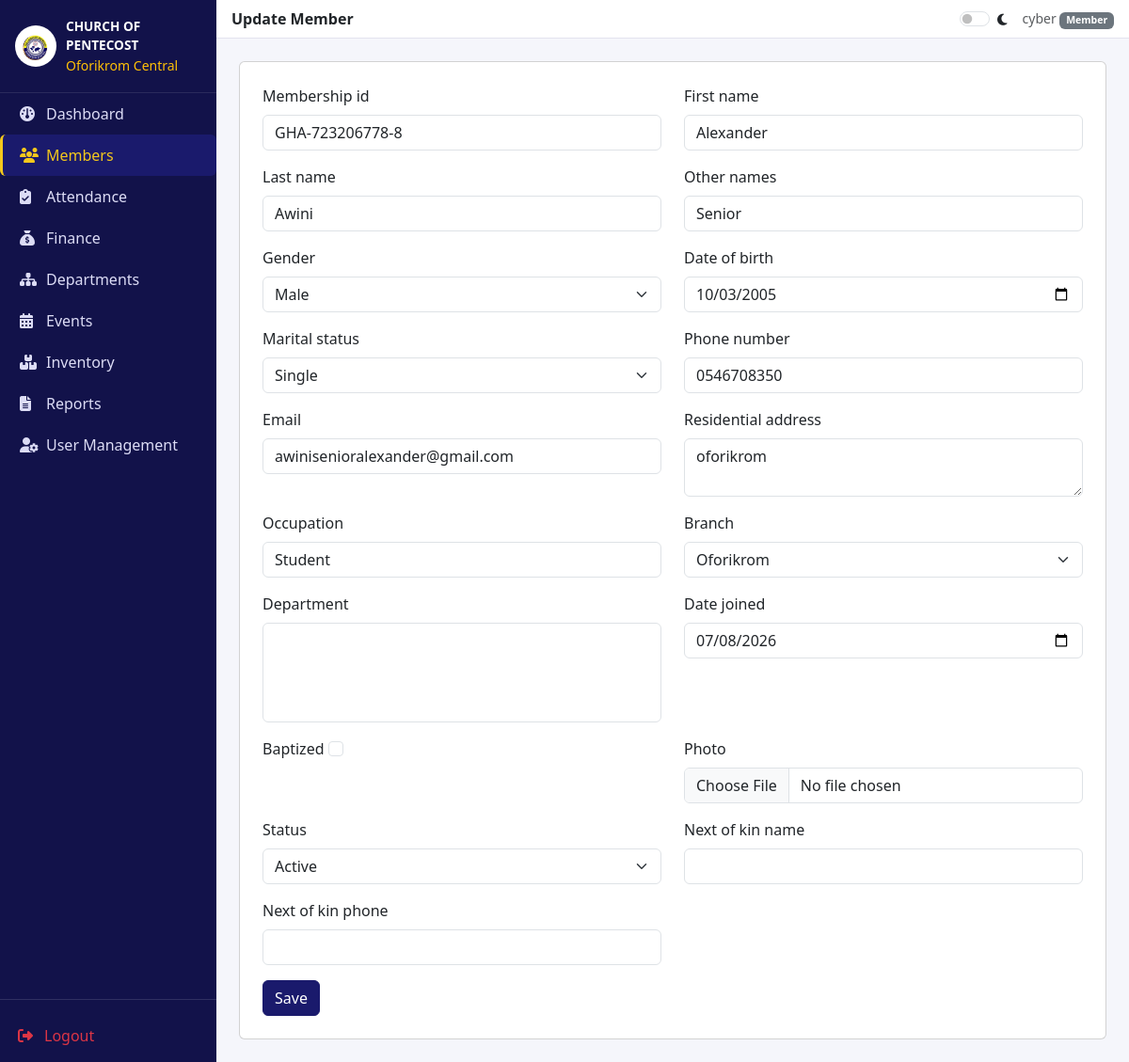
Page /members/1/edit/ (signed in) on the committed database.
### backend/accounts/models.py (models this page shows, shortened)
class User(AbstractUser):
    class Role(models.TextChoices):
        ADMIN = "ADMIN", "Administrator"
        PASTOR = "PASTOR", "Pastor"
        SECRETARY = "SECRETARY", "Secretary"
        FINANCE_OFFICER = "FINANCE_OFFICER", "Finance Officer"
        MEMBER = "MEMBER", "Member"
    role = models.CharField(max_length=20, choices=Role.choices, default=Role.MEMBER)
    branch = models.ForeignKey(Branch, on_delete=models.SET_NULL, null=True, blank=True, related_name="users")
    phone_number = models.CharField(max_length=20, blank=True)
    profile_photo = models.ImageField(upload_to="profile_photos/", blank=True, null=True)
    dark_mode_enabled = models.BooleanField(default=False)
    def is_admin(self):
        return self.role == self.Role.ADMIN or self.is_superuser

### backend/members/models.py (models this page shows, shortened)
class Member(models.Model):
    class Gender(models.TextChoices):
        MALE = "M", "Male"
        FEMALE = "F", "Female"
    class MaritalStatus(models.TextChoices):
        SINGLE = "SINGLE", "Single"
        MARRIED = "MARRIED", "Married"
        DIVORCED = "DIVORCED", "Divorced"
        WIDOWED = "WIDOWED", "Widowed"
    class Status(models.TextChoices):
        ACTIVE = "ACTIVE", "Active"
        INACTIVE = "INACTIVE", "Inactive"
        TRANSFERRED = "TRANSFERRED", "Transferred"
    membership_id = models.CharField(max_length=20, unique=True)
    first_name = models.CharField(max_length=100)
    last_name = models.CharField(max_length=100)
    other_names = models.CharField(max_length=100, blank=True)
    gender = models.CharField(max_length=1, choices=Gender.choices)
    date_of_birth = models.DateField(null=True, blank=True)
    marital_status = models.CharField(max_length=10, choices=MaritalStatus.choices, blank=True)
    phone_number = models.CharField(max_length=20, blank=True)
    email = models.EmailField(blank=True)
    residential_address = models.TextField(blank=True)
    occupation = models.CharField(max_length=100, blank=True)
    branch = models.ForeignKey(Branch, on_delete=models.CASCADE, related_name="members")
    department = models.ManyToManyField(Department, blank=True, related_name="members")
    date_joined = models.DateField(auto_now_add=False, null=True, blank=True)
    baptized = models.BooleanField(default=False)
    photo = models.ImageField(upload_to="member_photos/", blank=True, null=True)
    qr_code = models.ImageField(upload_to="qr_codes/", blank=True, null=True)
    status = models.CharField(max_length=15, choices=Status.choices, default=Status.ACTIVE)
    next_of_kin_name = models.CharField(max_length=150, blank=True)
    next_of_kin_phone = models.CharField(max_length=20, blank=True)
    created_at = models.DateTimeField(auto_now_add=True)
    updated_at = models.DateTimeField(auto_now=True)
    class Meta:
        ordering = ["last_name", "first_name"]

### backend/members/views.py (the view)
# urls.py: path('<int:pk>/edit/', views.member_update, name='update'),
@staff_required
def member_update(request, pk):
    member = get_object_or_404(Member, pk=pk)
    form = MemberForm(request.POST or None, request.FILES or None, instance=member)
    if request.method == "POST" and form.is_valid():
        form.save()
        messages.success(request, "Member information updated.")
        return redirect('members:detail', pk=member.pk)
    return render(request, "members/member_form.html", {"form": form, "title": "Update Member"})

### backend/accounts/models.py (called while the page is built)
    def __str__(self):
        return self.name

### templates/members/member_form.html (shortened to what this page needs)
{% extends "base/dashboard_base.html" %}
{% block page_title %}{{ title }}{% endblock %}
{% block content %}
<div class="card p-4">
  <form method="post" enctype="multipart/form-data">
    <div class="row">
      {% for field in form %}
      <div class="col-md-6 mb-3">
        <label class="form-label">{{ field.label }}</label>
        {{ field }}
      </div>
      {% endfor %}
    </div>
    <button class="btn btn-navy" type="submit">Save</button>
  </form>
</div>
{% endblock %}

### templates/base/dashboard_base.html (shortened to what this page needs)
{% load static %}
<!DOCTYPE html>
<html lang="en">
<head>
  <link href="{% static 'vendor/bootstrap/css/bootstrap.min.css' %}" rel="stylesheet">
  <link rel="stylesheet" href="{% static 'vendor/fontawesome/all.min.css' %}">
  <link href="{% static 'css/style.css' %}" rel="stylesheet">
  <link rel="stylesheet" href="https://cdnjs.cloudflare.com/ajax/libs/font-awesome/6.4.0/css/all.min.css">
</head>
<body>
  <div class="d-flex">
    <div class="sidebar d-none d-md-flex flex-column flex-shrink-0">
      <div class="brand d-flex align-items-center">
        <img src="{% static 'images/church_logo.jpg' %}" class="church-logo" alt="Logo">
        <div>
          <div class="fw-bold" style="font-size:.85rem;">CHURCH OF PENTECOST</div>
          <div class="small text-warning">Oforikrom Central</div>
        </div>
      </div>
      <ul class="nav nav-pills flex-column mb-auto">
        <li class="nav-item"><a
            class="nav-link {% if request.resolver_match.namespace == 'dashboard' %}active{% endif %}"
            href="{% url 'dashboard:home' %}"><i class="fa-solid fa-gauge me-2"></i>Dashboard</a></li>
        <li class="nav-item"><a class="nav-link {% if request.resolver_match.namespace == 'members' %}active{% endif %}"
            href="{% url 'members:list' %}"><i class="fa-solid fa-users me-2"></i>Members</a></li>
        <li class="nav-item"><a
            class="nav-link {% if request.resolver_match.namespace == 'attendance' %}active{% endif %}"
            href="{% url 'attendance:list' %}"><i class="fa-solid fa-clipboard-check me-2"></i>Attendance</a></li>
        <li class="nav-item"><a class="nav-link {% if request.resolver_match.namespace == 'finance' %}active{% endif %}"
            href="{% url 'finance:dashboard' %}"><i class="fa-solid fa-sack-dollar me-2"></i>Finance</a></li>
        <li class="nav-item"><a
            class="nav-link {% if request.resolver_match.namespace == 'departments' %}active{% endif %}"
            href="{% url 'departments:list' %}"><i class="fa-solid fa-sitemap me-2"></i>Departments</a></li>
        <li class="nav-item"><a class="nav-link {% if request.resolver_match.namespace == 'events' %}active{% endif %}"
            href="{% url 'events:list' %}"><i class="fa-solid fa-calendar-days me-2"></i>Events</a></li>
        <li class="nav-item"><a
            class="nav-link {% if request.resolver_match.namespace == 'inventory' %}active{% endif %}"
            href="{% url 'inventory:list' %}"><i class="fa-solid fa-boxes-stacked me-2"></i>Inventory</a></li>
        <li class="nav-item"><a class="nav-link {% if request.resolver_match.namespace == 'reports' %}active{% endif %}"
            href="{% url 'reports:center' %}"><i class="fa-solid fa-file-lines me-2"></i>Reports</a></li>
        {% if user.is_admin %}
        <li class="nav-item"><a
            class="nav-link {% if request.resolver_match.url_name == 'manage_users' %}active{% endif %}"
            href="{% url 'accounts:manage_users' %}"><i class="fa-solid fa-user-gear me-2"></i>User Management</a></li>
        {% endif %}
      </ul>
      <hr class="text-white-50">
      <a href="{% url 'accounts:logout' %}" class="nav-link text-danger px-3 pb-3"><i
          class="fa-solid fa-right-from-bracket me-2"></i>Logout</a>
    </div>
    <div class="flex-grow-1">
      <nav class="topbar navbar navbar-expand px-3 py-2">
        <span class="fw-semibold">{% block page_title %}Dashboard{% endblock %}</span>
        <div class="ms-auto d-flex align-items-center gap-3">
          <div class="form-check form-switch mb-0">
            <input class="form-check-input" type="checkbox" id="darkModeToggle">
            <label class="form-check-label small" for="darkModeToggle"><i class="fa-solid fa-moon"></i></label>
          </div>
          <span class="small text-muted">{{ user.get_full_name|default:user.username }} <span
              class="badge bg-secondary">{{ user.get_role_display }}</span></span>
        </div>
      </nav>
      <div class="container-fluid p-4">
        {% block content %}{% endblock %}
      </div>
    </div>
  </div>
</body>
</html>

### static/css/style.css (style rules this page uses)
:root { --cop-navy:#1a1a6c; --cop-navy-dark:#12124a; --cop-gold:#f4c81c; --cop-gold-dark:#d9ad00; --cop-light-bg:#f5f6fb; }
body { background-color: var(--cop-light-bg); font-family:"Segoe UI", Roboto, Arial, sans-serif; }
.church-logo { height:44px; width:44px; border-radius:50%; object-fit:cover; margin-right:10px; }
.btn-navy { background:var(--cop-navy); border-color:var(--cop-navy); color:#fff; }
.sidebar { min-height:100vh; background:var(--cop-navy-dark); color:#fff; width:230px; }
.sidebar .brand { padding:18px 16px; border-bottom:1px solid rgba(255,255,255,.1); }
.sidebar .nav-link { color:#dcdcf5; padding:10px 18px; border-left:3px solid transparent; }
.sidebar .nav-link:hover, .sidebar .nav-link.active { background:var(--cop-navy); color:var(--cop-gold); border-left:3px solid var(--cop-gold); }
.sidebar .nav-link i { width:20px; }
.topbar { background:#fff; border-bottom:1px solid #e3e3ef; }

### rows in the picture
User: get_full_name "cyber", role "Member"
Member: form "GHA-723206778-8" "Alexander" "Awini" "Senior" "Male" "10/03/2005" "Single" "0546708350" "awinisenioralexander@gmail.com" "oforikrom" "Student" "Oforikrom" "07/08/2026" "Active"

### other values in the picture
{{ title }} "Update Member"
{{ field.label }} "Membership id" "First name" "Last name" "Other names" "Gender" "Date of birth" "Marital status" "Phone number" "Email" "Residential address" "Occupation" "Branch" "Department" "Date joined" "Baptized" "Photo" "Status" "Next of kin name" "Next of kin phone"
